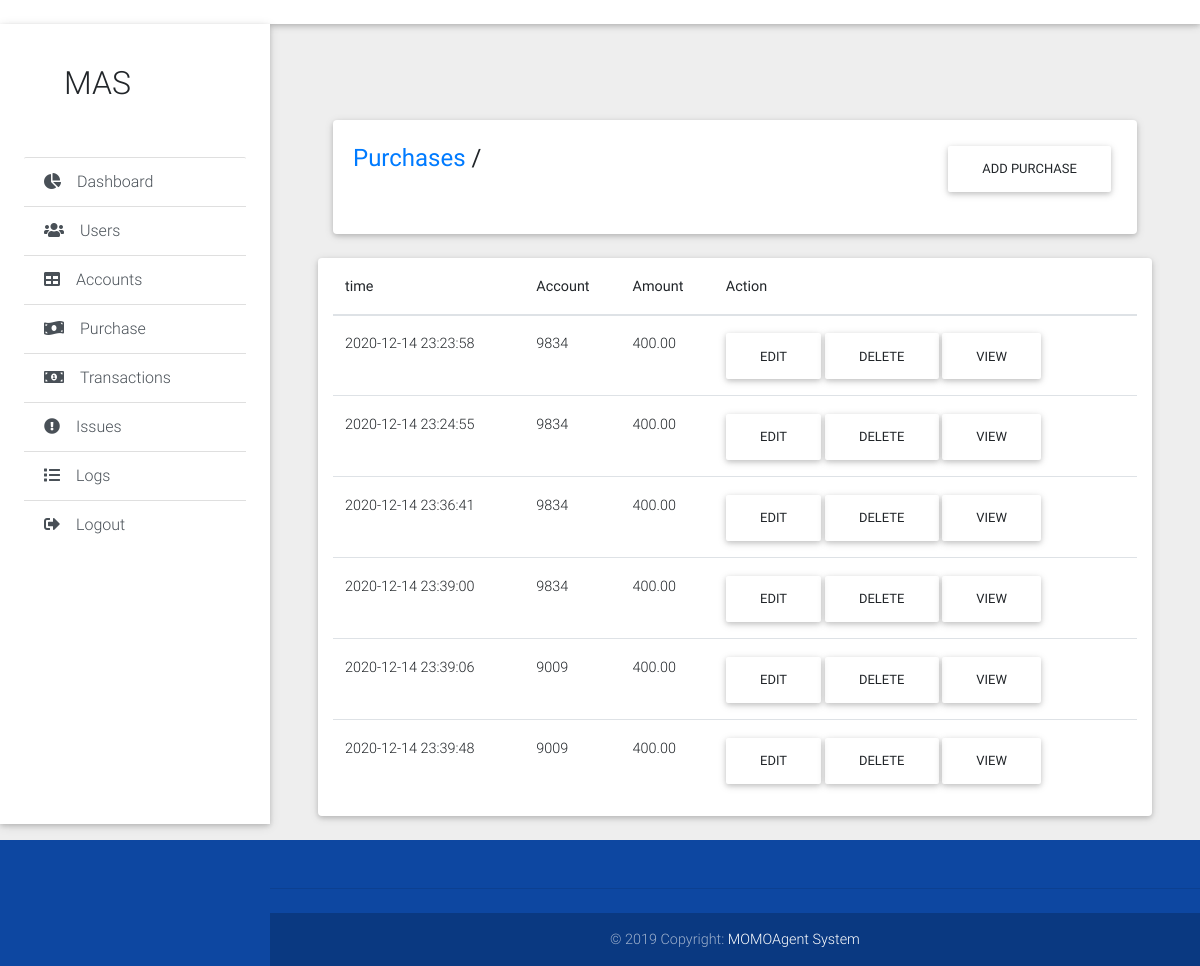
/admin/purchases.php, run on the app's committed database.
### tables this page shows
CREATE TABLE `purchase` (
  `timestamp` timestamp NOT NULL DEFAULT current_timestamp(),
  `type` varchar(15) NOT NULL DEFAULT 'purchase',
  `account` int(11) NOT NULL,
  `amount` decimal(10,2) NOT NULL
);

### admin/purchases.php (the view, shortened to what this page needs)
<!DOCTYPE html>
<html lang="en">
<?php include_once 'static/head.php';
include_once("../db.php");
$result = $pdo->query("SELECT * FROM purchase");
?>
<body class="grey lighten-3">
  <header>
<?php include_once 'static/navbar.php'; ?>
<?php include_once 'static/sidebar.php'; ?>
  </header>
  <main class="pt-5 mx-lg-5">
    <div class="container-fluid mt-5">
      <div class="card mb-4 wow fadeIn">
        <div class="card-body d-sm-flex justify-content-between">
          <h4 class="mb-2 mb-sm-0 pt-1">
            <a href="#" >Purchases</a>
            <span>/</span>
          </h4>
          <p><a href="addpurchase.php" class="btn">Add Purchase</a></p>
        </div>
      </div>
      <div class="row card wow fadeIn">
        <div class="col">
          <table class="table table-hover">
            <thead class="table-black">
              <tr>
                <th>time</th>
                <th>Account</th>
                <th>Amount</th>
                <th>Action</th>
              </tr>
            </thead>
            <tbody>
              <?php
                while($row = $result->fetch(PDO::FETCH_ASSOC)) {
                  echo "<tr>";
                  echo "<td>".$row['timestamp']."</td>";
                  echo "<td>".$row['account']."</td>";
                  echo "<td>".$row['amount']."</td>";
                 ?>
                <td>
                  <a href="" class="btn">edit</a>
                  <a href="" class="btn">delete</a>
                  <a href="" class="btn">view</a>
                </td>
              <?php } ?>
            </tbody>
          </table>
        </div>
      </div>
    </div>
  </main>
<?php include_once 'static/footer.php'; ?>
</body>
</html>

### data on the page
purchase: timestamp "2020-12-14 23:23:58", account "9834", amount "400.00"
purchase: timestamp "2020-12-14 23:24:55", account "9834", amount "400.00"
purchase: timestamp "2020-12-14 23:36:41", account "9834", amount "400.00"
purchase: timestamp "2020-12-14 23:39:00", account "9834", amount "400.00"
purchase: timestamp "2020-12-14 23:39:06", account "9009", amount "400.00"
purchase: timestamp "2020-12-14 23:39:48", account "9009", amount "400.00"
